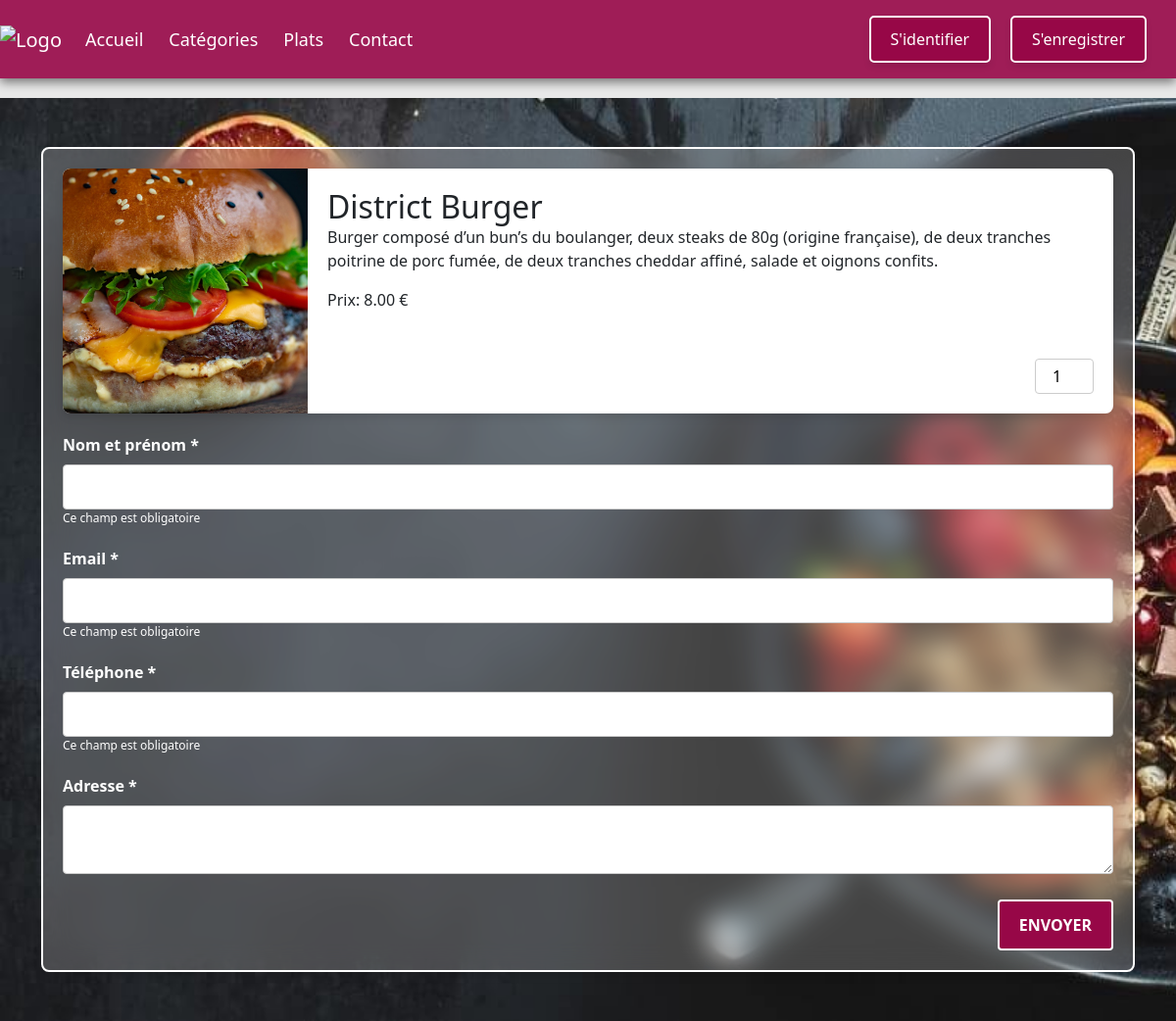
The page /orders.php?id=4 on the database its author committed.
### tables this page shows
CREATE TABLE `plat` (
  `id` int AUTO_INCREMENT PRIMARY KEY,
  `libelle` varchar(100) NOT NULL,
  `description` text NOT NULL,
  `prix` decimal(10,2) NOT NULL,
  `image` varchar(255) NOT NULL,
  `id_categorie` int NOT NULL,
  `active` varchar(10) NOT NULL,
  FOREIGN KEY (id_categorie) REFERENCES categorie(id)
);

### DAO.php (called while the page is built, shortened)
<?php
function get_plat_by_id($plat_id) {
    $database = new Database();
    $db = $database->getConnection();
    $query = "SELECT plat.*, categorie.libelle AS category_name
              FROM plat
              JOIN categorie ON plat.id_categorie = categorie.id
              WHERE plat.id = :plat_id";
    $stmt = $db->prepare($query);
    $stmt->bindParam(':plat_id', $plat_id, PDO::PARAM_INT);
    $stmt->execute();
    return $stmt->fetch(PDO::FETCH_ASSOC);
}
?>

### orders.php (the view, shortened to what this page needs)
<?php
include 'DAO.php';
include './template/functions.php';
$plat_id = isset($_GET['id']) ? $_GET['id'] : null;
$plat = null;
if ($plat_id) {
    $plat = get_plat_by_id($plat_id);
}
?>
<div class="content-wrapper">
    <div class="blur-background"></div>
    <div class="container">
        <form action="submit_order.php" method="post" class="order-form" id="order-form">
            <?php if ($plat) : ?>
                <div class="plat-card2">
                    <img src="src/img/food/<?= $plat['image'] ?>" alt="<?= $plat['libelle'] ?>">
                    <div class="card-body">
                        <h2 class="card-title"><?= $plat['libelle'] ?></h2>
                        <p class="card-text"><?= $plat['description'] ?></p>
                        <p class="card-text">Prix: <?= $plat['prix'] ?> €</p>
                        <div class="quant text-end">
                            <label for="quantite">Quantité:</label>
                            <input type="number" id="quantite" name="quantite" min="1" max="25" value="1">
                        </div>
                    </div>
                </div>
            <?php endif; ?>
            <div class="form-group">
                <label for="nom_prenom">Nom et prénom *</label>
                <input type="text" id="nom_prenom" name="nom_prenom" required>
                <span class="required-message">Ce champ est obligatoire</span>
            </div>
            <div class="form-group">
                <label for="email">Email *</label>
                <input type="email" id="email" name="email" required>
                <span class="required-message">Ce champ est obligatoire</span>
            </div>
            <div class="form-group">
                <label for="telephone">Téléphone *</label>
                <input type="tel" id="telephone" name="telephone" required>
                <span class="required-message">Ce champ est obligatoire</span>
            </div>
            <div class="form-group">
                <label for="adresse">Adresse *</label>
                <textarea id="adresse" name="adresse" required></textarea>
            </div>
            <div class="row">
                <div class="col-md-12 text-end">
                    <button type="submit" class="btn btn-primary">Envoyer</button>
                </div>
            </div>
        </form>
    </div>
</div>

### assets/css/style.css (style rules this page uses)
body { background-color: #e9e9e9; }
.plat-card2 { display: flex; flex-direction: row; background-color: #fff; box-shadow: 0 4px 8px rgba(0, 0, 0, 0.1); margin-bottom: 20px; border-radius: 8px; overflow: hidden; }
.plat-card2 img { max-width: 250px; object-fit: cover; }
.plat-card2 .card-body { padding: 20px; flex: 1; }
.order-form { box-shadow: 0 4px 8px rgba(0, 0, 0, 0.1); padding: 20px; border-radius: 8px; background:rgba(255, 255, 255, 0.2); border: 2px solid #ffffff; backdrop-filter :blur(15px); }
.order-form .required-message { color: white; }
.order-form .btn-primary { border: 2px solid #ffffff; }
.order-form .form-group { margin-bottom: 20px; }
.order-form label { display: block; color: #ffffff; margin-bottom: 8px; }
.order-form input, .order-form textarea { width: 100%; padding: 10px; border: 1px solid #ccc; border-radius: 4px; }
.order-form button { display: inline-block; background-color: #970747; color: white; padding: 12px 20px; border-radius: 4px; text-transform: uppercase; font-weight: 600; cursor: pointer; }
#quantite { width: 60px; padding: 5px; border: 1px solid #ccc; border-radius: 4px; text-align: center; }
.content-wrapper { position: relative; padding: 50px 0; margin-top: 20px; }
.blur-background { position: absolute; top: 0; left: 0; width: 100%; height: 100%; background-image: url("../../src/img/fosyyyy.jpg"); background-repeat: no-repeat; background-size: cover; background-attachment: fixed; z-index: -1; }
.btn-primary { background-color: #970747; border-color: #970747; color: #ffffff; font-weight: 600; border: 2px solid #000000; transition: all 0.3s; }
.required-message { color: #970747; font-size: 12px; display: none; }
input:invalid + .required-message { display: block; }
label { font-weight: bold; }

### rows shown on the page
plat: image (picture), libelle "District Burger", description "Burger composé d’un bun’s du boulanger, deux steaks de 80g (origine française), de deux tranches poitrine de porc fumée, de deux tranches cheddar affiné, salade et oignons confits.", prix "8.00"
